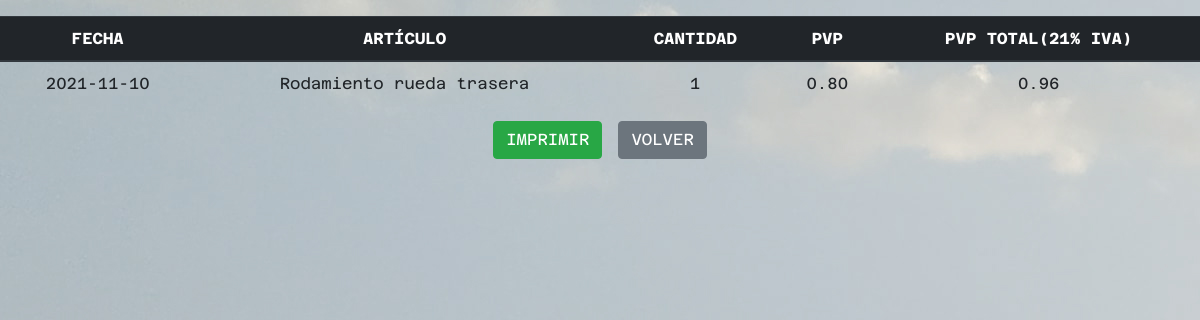
Page /php/facturas_clientes.php (signed in) on the committed database.
### tables this page shows
CREATE TABLE `facturas` (
  `id_cliente` int(20) NOT NULL,
  `fecha_factura` date NOT NULL,
  `articulo` varchar(50) NOT NULL,
  `cantidad` varchar(11) NOT NULL,
  `PVP` decimal(5,2) UNSIGNED NOT NULL,
  `Total` decimal(5,2) NOT NULL
);

### php/facturas_clientes.php (the view, shortened to what this page needs)
<html>
<head>
    <link rel="stylesheet" href="estilos.css">
    <link rel="stylesheet" href="https://maxcdn.bootstrapcdn.com/bootstrap/4.0.0/css/bootstrap.min.css">
    <link rel="stylesheet" href="https://cdnjs.cloudflare.com/ajax/libs/animate.css/3.5.2/animate.min.css">
    <link rel="stylesheet" href="https://cdnjs.cloudflare.com/ajax/libs/font-awesome/5.15.4/css/all.min.css" />
</head>
<body>
<?php
$usuario_cliente = $_SESSION['usuarioCliente'];
$pdo = conexion();
$sql = "SELECT id_cliente FROM login_clientes where usuario_cliente='".$usuario_cliente."'";
$stmt = $pdo->query($sql);
$row = $stmt->fetch();
$sqlFacturas = "SELECT fecha_factura,articulo,cantidad,PVP,total from facturas where id_cliente=".$row['id_cliente'];
$stmt2 = $pdo->query($sqlFacturas);
while($row = $stmt2->fetch()){ ?>
	<table class="tabla_muestra_facturas mb-3 mt-3 table">
                            <thead class="thead-dark">
                                <tr class="cabecera_tabla text-center">
                                    <th class="thead-dark">FECHA</th>
                                    <th class="thead-dark">ARTÍCULO</th>
                                    <th class="thead-dark">CANTIDAD</th>
                                    <th class="thead-dark">PVP</th>
                                    <th class="thead-dark">PVP TOTAL(21% IVA)</th>
                                </tr>
                            </thead>
                            <tbody>
                                <tr class="cabecera_tabla text-center">
                                    <?php
                                    echo "<td>".$row['fecha_factura']."<br></td>";
                                    echo "<td>".$row['articulo']."<br></td>";
                                    echo "<td>".$row['cantidad']."<br></td>";
                                    echo "<td>".$row['PVP']."<br></td>";
                                    echo "<td>".$row['total']."<br></td>";
                                    echo "</tr>" ?>
                            </tbody>
                        </table>
<?php }
?>
<div class="col-12 d-flex justify-content-center mt-3">
        <button class="btn btn-success mr-3">IMPRIMIR</button>
        <a href="../home.php" class="btn btn-secondary">VOLVER</a>
</div>
</body>
</html>

### estilos.css (style rules this page uses)
body { background-image: url(img/fondoLoginOpacity.jpg); }
body * { font-family: 'AzeretMono'; }

### rows in the picture
facturas: fecha_factura "2021-11-10", articulo "Rodamiento rueda trasera", cantidad "1", PVP "0.80", Total "0.96"
